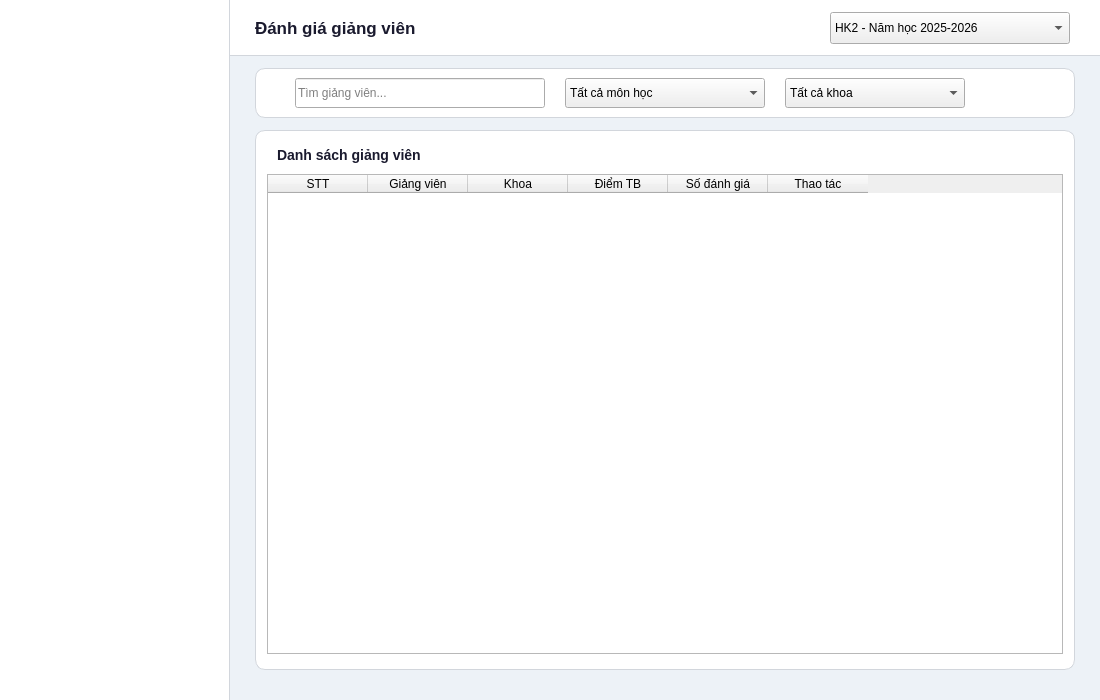
<?xml version="1.0" encoding="UTF-8"?>
<ui version="4.0">
 <class>TeacherReview</class>
 <widget class="QWidget" name="TeacherReview">
  <property name="geometry"><rect><x>0</x><y>0</y><width>1100</width><height>700</height></rect></property>
  <property name="minimumSize"><size><width>1100</width><height>700</height></size></property>
  <property name="windowTitle"><string>EAUT - Danh gia giang vien</string></property>
  <property name="styleSheet"><string notr="true">QWidget#TeacherReview { background: #edf2f7; }</string></property>

  <!-- SIDEBAR (bo qua boi Python) -->
  <widget class="QFrame" name="sidebar">
   <property name="geometry"><rect><x>0</x><y>0</y><width>230</width><height>700</height></rect></property>
   <property name="styleSheet"><string notr="true">QFrame#sidebar { background: #ffffff; border-right: 1px solid #d2d6dc; }</string></property>
   <property name="frameShape"><enum>QFrame::NoFrame</enum></property>
  </widget>

  <!-- CONTENT -->
  <widget class="QFrame" name="contentArea">
   <property name="geometry"><rect><x>230</x><y>0</y><width>870</width><height>700</height></rect></property>
   <property name="styleSheet"><string notr="true">QFrame#contentArea { background: #edf2f7; border: none; }</string></property>
   <property name="frameShape"><enum>QFrame::NoFrame</enum></property>

   <!-- Header -->
   <widget class="QFrame" name="headerBar">
    <property name="geometry"><rect><x>0</x><y>0</y><width>870</width><height>56</height></rect></property>
    <property name="styleSheet"><string notr="true">QFrame#headerBar { background: white; border-bottom: 1px solid #d2d6dc; }</string></property>
    <property name="frameShape"><enum>QFrame::NoFrame</enum></property>
    <widget class="QLabel" name="lblPageTitle">
     <property name="geometry"><rect><x>25</x><y>0</y><width>300</width><height>56</height></rect></property>
     <property name="styleSheet"><string notr="true">color: #1a1a2e; font-size: 17px; font-weight: bold; background: transparent;</string></property>
     <property name="text"><string>Đánh giá giảng viên</string></property>
     <property name="alignment"><set>Qt::AlignLeft|Qt::AlignVCenter</set></property>
    </widget>
    <widget name="cboSemesterReview" class="QComboBox">
     <property name="geometry"><rect><x>600</x><y>12</y><width>240</width><height>32</height></rect></property>
     <item><property name="text"><string>HK2 - Năm học 2025-2026</string></property></item>
     <item><property name="text"><string>HK1 - Năm học 2025-2026</string></property></item>
    </widget>
   </widget>

   <!-- Filter Bar -->
   <widget class="QFrame" name="filterBar">
    <property name="geometry"><rect><x>25</x><y>68</y><width>820</width><height>50</height></rect></property>
    <property name="styleSheet"><string notr="true">QFrame#filterBar { background: white; border: 1px solid #d2d6dc; border-radius: 10px; }</string></property>
    <property name="frameShape"><enum>QFrame::NoFrame</enum></property>
    <widget class="QLabel" name="iconSearchReview">
     <property name="geometry"><rect><x>18</x><y>16</y><width>18</width><height>18</height></rect></property>
     <property name="styleSheet"><string notr="true">background: transparent;</string></property>
     <property name="text"><string/></property>
     <property name="scaledContents"><bool>true</bool></property>
    </widget>
    <widget class="QLineEdit" name="txtSearchReview">
     <property name="geometry"><rect><x>40</x><y>10</y><width>250</width><height>30</height></rect></property>
     <property name="placeholderText"><string>Tìm giảng viên...</string></property>
    </widget>
    <widget name="cboSubject" class="QComboBox">
     <property name="geometry"><rect><x>310</x><y>10</y><width>200</width><height>30</height></rect></property>
     <item><property name="text"><string>Tất cả môn học</string></property></item>
     <item><property name="text"><string>Lập trình Python</string></property></item>
     <item><property name="text"><string>Cơ sở dữ liệu</string></property></item>
     <item><property name="text"><string>Mạng máy tính</string></property></item>
    </widget>
    <widget name="cboDept" class="QComboBox">
     <property name="geometry"><rect><x>530</x><y>10</y><width>180</width><height>30</height></rect></property>
     <item><property name="text"><string>Tất cả khoa</string></property></item>
     <item><property name="text"><string>Công nghệ thông tin</string></property></item>
     <item><property name="text"><string>Toán</string></property></item>
     <item><property name="text"><string>Ngoại ngữ</string></property></item>
    </widget>
   </widget>

   <!-- Teacher Table -->
   <widget class="QFrame" name="reviewFrame">
    <property name="geometry"><rect><x>25</x><y>130</y><width>820</width><height>540</height></rect></property>
    <property name="styleSheet"><string notr="true">QFrame#reviewFrame { background: white; border: 1px solid #d2d6dc; border-radius: 10px; }</string></property>
    <property name="frameShape"><enum>QFrame::NoFrame</enum></property>

    <widget class="QLabel" name="lblReviewTitle">
     <property name="geometry"><rect><x>22</x><y>14</y><width>400</width><height>22</height></rect></property>
     <property name="styleSheet"><string notr="true">color: #1a1a2e; font-size: 14px; font-weight: bold; background: transparent;</string></property>
     <property name="text"><string>Danh sách giảng viên</string></property>
    </widget>

    <widget class="QTableWidget" name="tblReview">
     <property name="geometry"><rect><x>12</x><y>44</y><width>796</width><height>480</height></rect></property>
     <property name="alternatingRowColors"><bool>true</bool></property>
     <property name="selectionBehavior"><enum>QAbstractItemView::SelectRows</enum></property>
     <property name="editTriggers"><set>QAbstractItemView::NoEditTriggers</set></property>
     <property name="showGrid"><bool>false</bool></property>
     <property name="columnCount"><number>6</number></property>
     <column><property name="text"><string>STT</string></property></column>
     <column><property name="text"><string>Giảng viên</string></property></column>
     <column><property name="text"><string>Khoa</string></property></column>
     <column><property name="text"><string>Điểm TB</string></property></column>
     <column><property name="text"><string>Số đánh giá</string></property></column>
     <column><property name="text"><string>Thao tác</string></property></column>
    </widget>
   </widget>

  </widget>
 </widget>
 <resources/>
 <connections/>
</ui>
